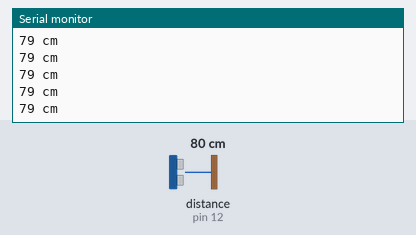
Bench run of a sketch on a simulated Arduino Uno, built with avr-gcc and run on an emulated ATmega328P. Parts: the last lines printed to the serial monitor. Wiring (inferred from the names in the program): ultrasonic range finder: trigger pin 13; echo pin 12. Inputs (shaded band) come from the test bench; at power-on: distance to the obstacle (sensor on pin 12) 80 cm. The echo pulse lasts 58.3 µs per cm.

Above: at 1.2 s.
1.3 s: distance to the obstacle (sensor on pin 12) set to 2 cm
At 2.1 s:
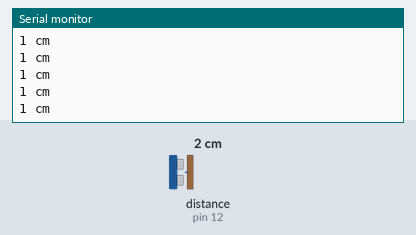
4.3 s: distance to the obstacle (sensor on pin 12) set to 250 cm
At 5.2 s:
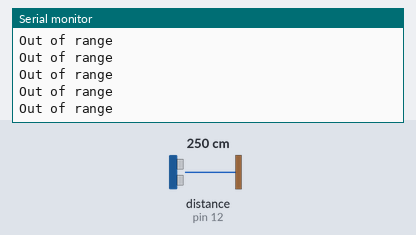
9.2 s: distance to the obstacle (sensor on pin 12) set to 299 cm
15.2 s: distance to the obstacle (sensor on pin 12) set to 18 cm
At 16.2 s:
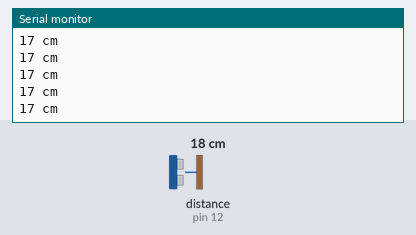
18.2 s: distance to the obstacle (sensor on pin 12) set to 203 cm
At 19.2 s:
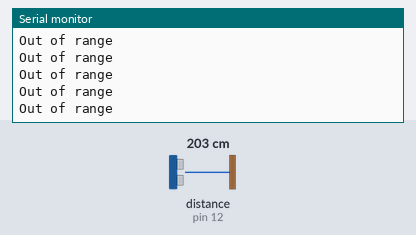
Timing chart, 0 to 21.2 s (numbered marks = the images above; inputs shaded):
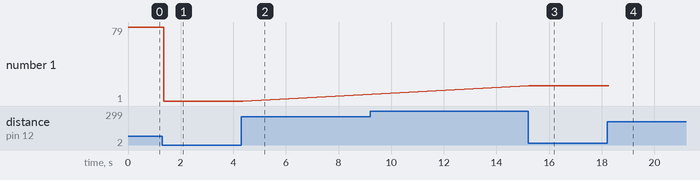

Measured:
- after the input at 1.3 s, the serial monitor: prints a new line after 0.07 s (image 1)
- after the input at 4.3 s, the serial monitor: prints a new line after 0.07 s (image 2)
- after the input at 15.2 s, the serial monitor: prints a new line at once (image 3)
- plotted number 1: 79 → 1 after the input at 1.3 s, 1 → 17 after the input at 15.2 s

The sketch:

bluetooth_.ino
```cpp
#define trigPin 13
#define echoPin 12

long duration, distance;

char incomingByte;

void setup() {
  Serial.begin (9600);
  pinMode(trigPin, OUTPUT);
  pinMode(echoPin, INPUT);
}

void loop() {

  digitalWrite(trigPin, LOW);
  delayMicroseconds(2);
  digitalWrite(trigPin, HIGH);
  delayMicroseconds(10);
  digitalWrite(trigPin, LOW);
  duration = pulseIn(echoPin, HIGH);
  distance = (duration/2) / 29.1;

  if (distance >= 200 || distance <= 0){
    Serial.println("Out of range");
  }
  else {
    Serial.print(distance);
    Serial.println(" cm");
  }
  delay(1);
}
```
